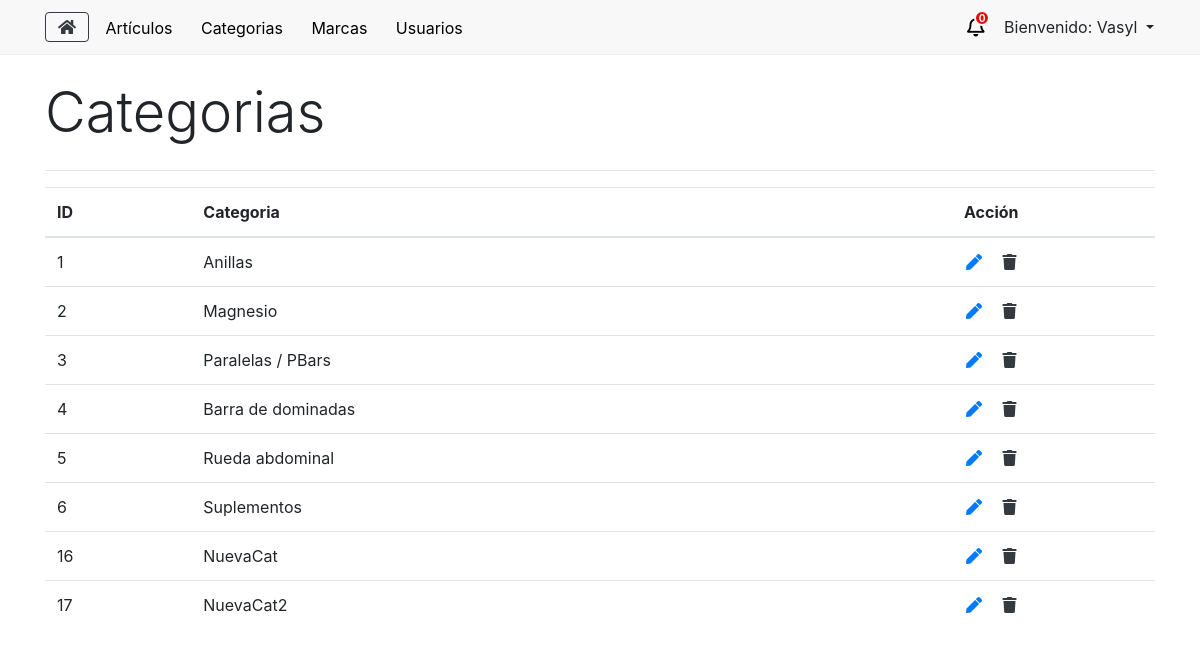
Before: /categorias (signed in) with the older database file.
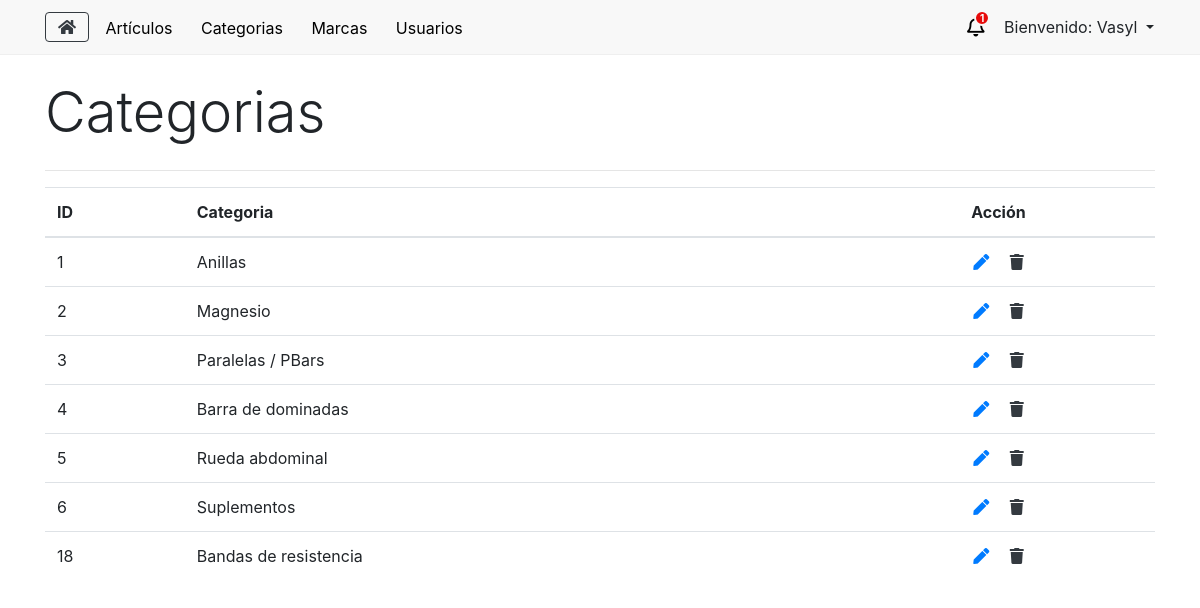
After: the same page with the newer database file.
### tables this page shows
CREATE TABLE `etipo` (
  `k` int(11) NOT NULL,
  `sNombre` varchar(255) NOT NULL
);

### application/libraries/Layouts.php (called while the page is built, shortened)
<?php
class Layouts {
    private $CI = null;
    function __construct() {
        $this->CI =& get_instance();
    }
    public function view($data = array()) {
        if (!empty($data)) {
            $vista = $this->CI->load->view($data['vista'], $data['params'], TRUE);
            $this->CI->load->view('layouts/'.$data['layout'], array(
                'contenido' => $vista,
                'titulo' => $data['titulo'],
                'style' => $data['style'],
                'js' => $data['js'],
                'numPedidos' => $this->CI->BackModel->numPedidos()
            ));
        }
    }
}

### application/controllers/AdminController.php (called while the page is built, shortened)
<?php
class AdminController extends CI_Controller {
    public function categorias() {
        $data = array(
            'categorias' => $this->BackModel->getCategorias()
        );
        $vista = array(
            'vista'     => 'admin/view_categorias',
            'params'    =>  $data,
            'layout'    => 'ly_admin',
            'titulo'    => 'Categorias',
            'style'     => '',
            'js'        => 'categorias'
        );
        $this->layouts->view($vista);
    }
}

### index.php (called while the page is built, shortened)
<?php
require_once BASEPATH.'core/CodeIgniter.php';

### application/models/BackModel.php (called while the page is built, shortened)
<?php
class BackModel extends CI_Model {
    private $con = null;
    public function __construct() {
        try {
            $this->con = $this->load->database('default', true);
        } catch(PDOException $e) {
            die($e->getMessage());
        }
    }
    public function getNombreAdmin($id) {
        $sql = "SELECT * FROM eUsuario WHERE k = '$id'";
        $query = $this->con->query($sql);
        $rs = $query->row('sNombre');
        return $rs;
    }
    public function getCategorias() {
        $sql = "SELECT * FROM eTipo";
        $query = $this->con->query($sql);
        $rs = $query->result_array();
        return $rs;
    }
}

### application/views/admin/view_categorias.php (the view, shortened to what this page needs)
<table class="table table-hover">
        <thead>
            <tr>
                <th class="align-middle">ID</th>
                <th>Categoria</th>
                <th class="text-center">Acción</th>
            </tr>
        </thead>
        <tbody>
            <?php
                foreach($categorias as $row) {
            ?>
                <tr>
                    <td><?php echo $row['k']; ?></td>
                    <td><?php echo $row['sNombre']; ?></td>
                    <td class="text-center">
                        <a href="categorias/editar/<?php echo $row['k']; ?>" class="fas fa-pen cursor-pointer px-2 text-primary no-underline"></a>
                        <i onclick="eliminar(<?php echo $row['k']; ?>)" class="fas fa-trash cursor-pointer px-2 text-dark no-underline"></i>
                    </td>
                </tr>
            <?php
                }
            ?>
        </tbody>
    </table>
</div>

### application/views/layouts/ly_admin.php (shortened to what this page needs)
<?php
    $nombreAdmin = $this->BackModel->getNombreAdmin($_SESSION['id']);
?>
<!DOCTYPE html>
<html lang="es">
<head>
    <link rel="stylesheet" href="https://stackpath.bootstrapcdn.com/bootstrap/4.3.1/css/bootstrap.min.css">
    <link rel="stylesheet" href="https://use.fontawesome.com/releases/v5.7.2/css/all.css">
    <link rel="stylesheet" href="<?php echo base_url()."assets/css/_admin.css"; ?>">
</head>
<body>
    <header class="mb-4">
        <nav class="py-2">
            <div class="container d-flex justify-content-between align-items-center">
                <div class="menu-items">
                    <a href="<?php echo base_url(); ?>" class="fas fa-home btn btn-outline-dark"></a>
                    <div class="dropdown">
                        <a class="dropbtn btn" href="<?php echo base_url().'articulos'; ?>">Artículos</a>
                    </div>
                    <div class="dropdown">
                        <a class="dropbtn btn" href="<?php echo base_url().'categorias'; ?>">Categorias</a>
                    </div>
                    <div class="dropdown">
                        <a class="dropbtn btn" href="<?php echo base_url().'marcas'; ?>">Marcas</a>
                    </div>
                    <div class="dropdown">
                        <a class="dropbtn btn" href="<?php echo base_url().'usuarios'; ?>">Usuarios</a>
                    </div>
                </div>
                <div class="btn-group">
                    <div id="notificacionWrapper" class="d-flex align-items-center">
                        <i class="far fa-bell text-danger campana"></i>
                        <span class="badget number"><?php echo $numPedidos; ?></span>
                    </div>
                    <button type="button" class="btn dropdown-toggle pr-0" data-toggle="dropdown" aria-haspopup="true" aria-expanded="false">
                        Bienvenido: <?php echo $nombreAdmin; ?>
                    </button>
                </div>
            </div>
        </nav>
    </header>
    <section>
        <div class="container">
            <h1 class="lead display-4 mb-4"><?php echo $titulo; ?></h1>
            <hr>
            <?php
                echo $contenido;
            ?>
    </section>
</body>
</html>

Changed rows visible on the page:
removed etipo: k "16", sNombre "NuevaCat"
removed etipo: k "17", sNombre "NuevaCat2"
added etipo: k "18", sNombre "Bandas de resistencia"
Other visible differences:
$numPedidos: "0" → "1"
